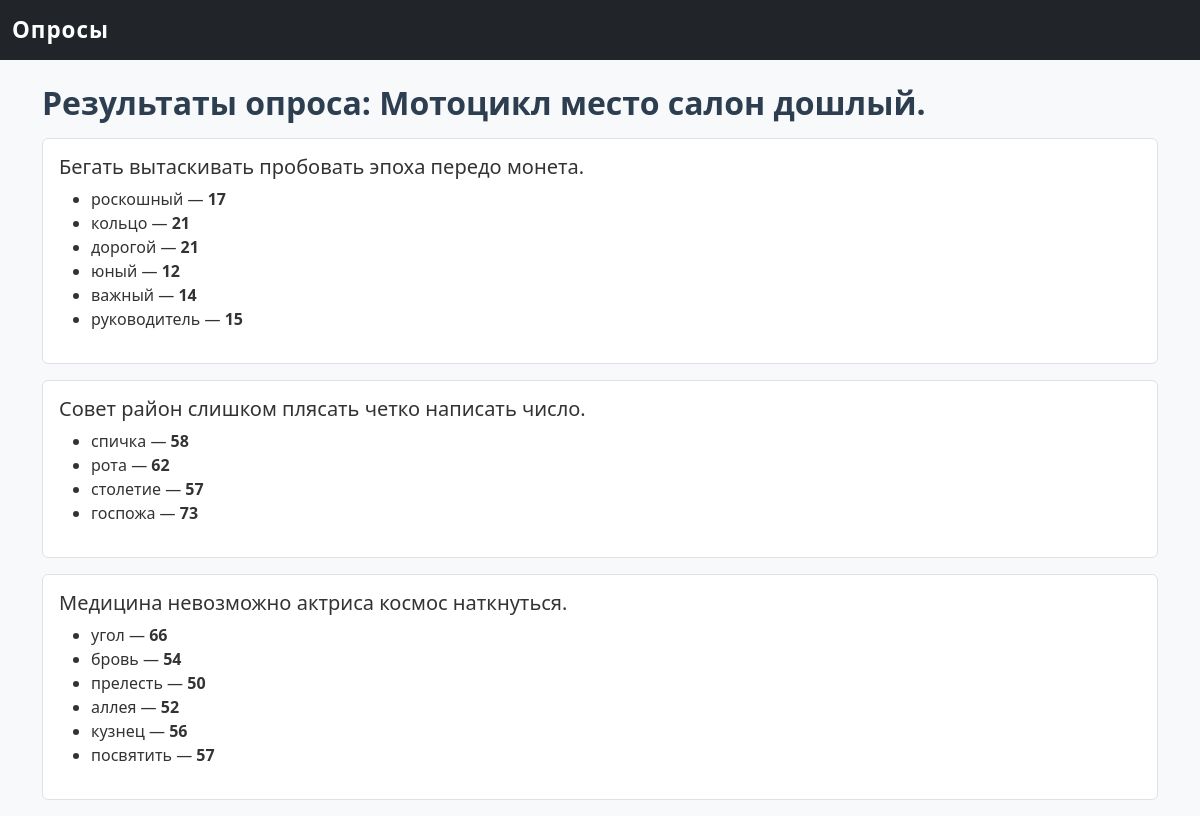
Screenshot of /survey/1/results with the database file from the repository.
### survey_app/models.py (models this page shows)
class Survey(db.Model):
    id = db.Column(db.Integer, primary_key=True)
    title = db.Column(db.String(200), nullable=False)
    description = db.Column(db.Text)
    created_at = db.Column(db.DateTime, default=datetime.utcnow)
    is_active = db.Column(db.Boolean, default=False)  # 🔹 активный или завершён
    questions = db.relationship("Question", backref="survey", lazy=True, cascade="all, delete")

class Question(db.Model):
    id = db.Column(db.Integer, primary_key=True)
    text = db.Column(db.String(500), nullable=False)
    q_type = db.Column(db.String(20), nullable=False)  # "single" | "multiple"
    survey_id = db.Column(db.Integer, db.ForeignKey("survey.id"), nullable=False)
    choices = db.relationship("Choice", backref="question", lazy=True, cascade="all, delete")

class Choice(db.Model):
    id = db.Column(db.Integer, primary_key=True)
    text = db.Column(db.String(200), nullable=False)
    question_id = db.Column(db.Integer, db.ForeignKey("question.id"), nullable=False)

### survey_app/routes.py (the view)
@bp.route("/survey/<int:survey_id>/results")
def results(survey_id):
    survey = Survey.query.get_or_404(survey_id)
    stats = {}
    for q in survey.questions:
        q_stats = {}
        for c in q.choices:
            count = Response.query.filter_by(choice_id=c.id).count()
            q_stats[c.text] = count
        stats[q.text] = q_stats
    return render_template("survey_results.html", survey=survey, stats=stats)

### survey_app/templates/survey_results.html
{% extends "base.html" %}
{% block content %}
<h2>Результаты опроса: {{ survey.title }}</h2>
{% for q, answers in stats.items() %}
  <div class="mb-3 p-3 border rounded bg-white">
    <h5>{{ q }}</h5>
    <ul>
      {% for choice, count in answers.items() %}
        <li>{{ choice }} — <strong>{{ count }}</strong></li>
      {% endfor %}
    </ul>
  </div>
{% endfor %}
{% endblock %}

### survey_app/static/style.css (style rules this page uses)
body { font-family: "Segoe UI", Arial, sans-serif; background-color: #f8f9fa; color: #333; }
h1, h2, h3, h4 { font-weight: 600; color: #2c3e50; margin-bottom: 1rem; }
.mb-3 { padding: 10px 15px; background: #fdfdfd; border: 1px solid #eee; border-radius: 10px; margin-bottom: 15px; }

### rows the page displays
Survey: title "Мотоцикл место салон дошлый."
Question: text "Бегать вытаскивать пробовать эпоха передо монета."
Choice: text "роскошный", count "17"
Choice: text "кольцо", count "21"
Choice: text "дорогой", count "21"
Choice: text "юный", count "12"
Choice: text "важный", count "14"
Choice: text "руководитель", count "15"
Question: text "Совет район слишком плясать четко написать число."
Choice: text "спичка", count "58"
Choice: text "рота", count "62"
Choice: text "столетие", count "57"
Choice: text "госпожа", count "73"
Question: text "Медицина невозможно актриса космос наткнуться."
Choice: text "угол", count "66"
Choice: text "бровь", count "54"
Choice: text "прелесть", count "50"
Choice: text "аллея", count "52"
Choice: text "кузнец", count "56"
Choice: text "посвятить", count "57"
